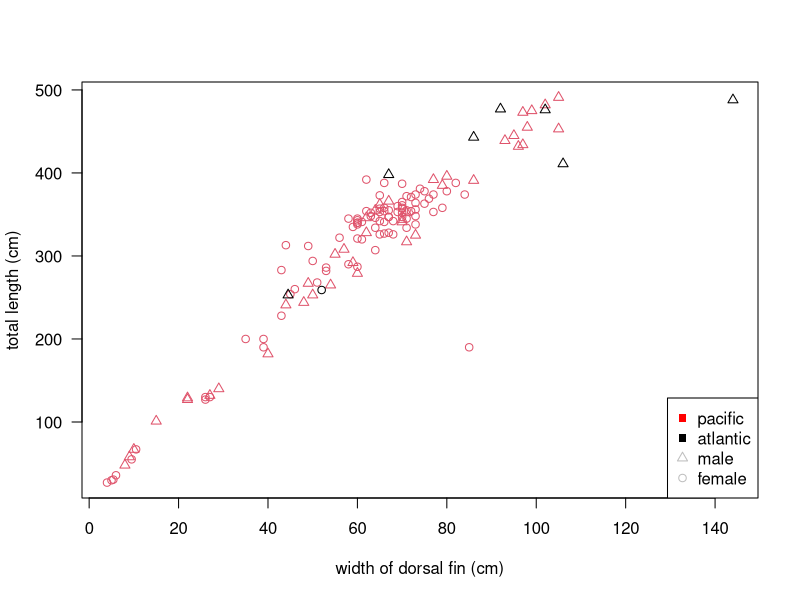

Reproduce this figure in R.
## ---- chunk 1
# load data
pac <- read.table('A00_data/globi_yonekura_1980.csv', header = TRUE, sep = ',', stringsAsFactors = FALSE)
atl <- read.table('A00_data/gma_nmnh_strandings.csv', header = TRUE, sep = ',', stringsAsFactors = FALSE)

# add an ocean
pac$ocean <- 'pacific'
atl$ocean <- 'atlantic'

# combine dfs
desecols <- c('sex', 'TL', 'WDORS', 'ocean')
dat <- rbind(pac[, desecols], atl[, desecols])
## ---- chunk 2
# plot
plot(dat$WDORS, dat$TL,
  col = as.numeric(as.factor(dat$ocean)),
  pch = as.numeric(as.factor(dat$sex)),
  las = 1, xlab = 'width of dorsal fin (cm)', ylab = 'total length (cm)'
)
legend('bottomright', legend = c('pacific', 'atlantic', 'male', 'female'), col = c('red', 'black', 'grey', 'grey'), pch = c(15, 15, 2, 1))
